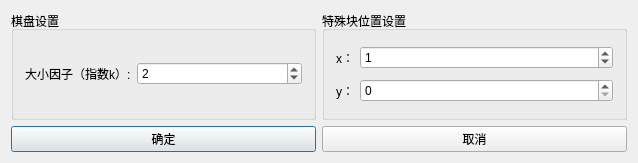
<?xml version="1.0" encoding="UTF-8"?>
<ui version="4.0">
 <class>DlgSetChessboardClass</class>
 <widget class="QDialog" name="DlgSetChessboardClass">
  <property name="geometry">
   <rect>
    <x>0</x>
    <y>0</y>
    <width>638</width>
    <height>163</height>
   </rect>
  </property>
  <property name="windowTitle">
   <string>DlgSetChessboard</string>
  </property>
  <layout class="QGridLayout" name="gridLayout_3">
   <item row="0" column="0">
    <widget class="QGroupBox" name="groupBox">
     <property name="title">
      <string>棋盘设置</string>
     </property>
     <layout class="QGridLayout" name="gridLayout">
      <item row="0" column="0">
       <layout class="QHBoxLayout" name="horizontalLayout_6" stretch="0,1">
        <item>
         <widget class="QLabel" name="label_5">
          <property name="text">
           <string>大小因子（指数k）:</string>
          </property>
         </widget>
        </item>
        <item>
         <widget class="QSpinBox" name="sBox_size">
          <property name="value">
           <number>2</number>
          </property>
         </widget>
        </item>
       </layout>
      </item>
     </layout>
    </widget>
   </item>
   <item row="0" column="1">
    <widget class="QGroupBox" name="groupBox_2">
     <property name="title">
      <string>特殊块位置设置</string>
     </property>
     <layout class="QGridLayout" name="gridLayout_2">
      <item row="0" column="0">
       <layout class="QHBoxLayout" name="horizontalLayout_3" stretch="0,1">
        <item>
         <widget class="QLabel" name="label_3">
          <property name="text">
           <string>x：</string>
          </property>
         </widget>
        </item>
        <item>
         <widget class="QSpinBox" name="sBox_x">
          <property name="value">
           <number>1</number>
          </property>
         </widget>
        </item>
       </layout>
      </item>
      <item row="1" column="0">
       <layout class="QHBoxLayout" name="horizontalLayout_4" stretch="0,1">
        <item>
         <widget class="QLabel" name="label_4">
          <property name="text">
           <string>y：</string>
          </property>
         </widget>
        </item>
        <item>
         <widget class="QSpinBox" name="sBox_y"/>
        </item>
       </layout>
      </item>
     </layout>
    </widget>
   </item>
   <item row="1" column="0" colspan="2">
    <layout class="QHBoxLayout" name="horizontalLayout_5">
     <item>
      <widget class="QPushButton" name="pbtn_ok">
       <property name="text">
        <string>确定</string>
       </property>
      </widget>
     </item>
     <item>
      <widget class="QPushButton" name="pbtn_cancel">
       <property name="text">
        <string>取消</string>
       </property>
      </widget>
     </item>
    </layout>
   </item>
  </layout>
 </widget>
 <layoutdefault spacing="6" margin="11"/>
 <resources/>
 <connections/>
</ui>
